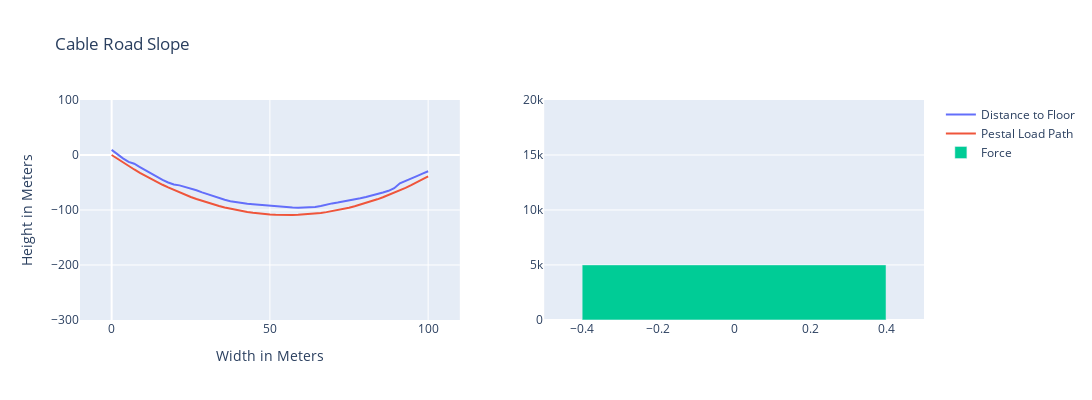

Notebook source saved alongside this figure:
### Markdown cell above
#### <a id='toc1_1_1_4_'></a>[The Influence of Pulling Force on Slope](#toc0_)

### Code cell
from plotly.subplots import make_subplots

xmin, xmax, nx = 0.0, 100.0, 57
x = np.linspace(xmin, xmax, nx)

sample_cable_road.s_current_tension= 10
mechanical_computations.calculate_sloped_line_to_floor_distances(sample_cable_road)
y = sample_cable_road.sloped_line_to_floor_distances

fig = go.FigureWidget(make_subplots(rows=1, cols=2))
sloped_ltfd = fig.add_scatter(x=x,
                      y=y, name="Distance to Floor")
sloped_ltfd_pestal = fig.add_scatter(x=x,
                      y=y, name="Pestal Load Path")


force = 5000
fig.add_trace(go.Bar(x=[0], y=[force], name="Force"),row=1, col=2)

fig.update_layout(title='Cable Road Slope',
                    xaxis_title='Width in Meters',
                    yaxis_title='Height in Meters',
                    yaxis=dict(range=[-300, 100]),
                    xaxis=dict(range=[-10,110]),
                    yaxis2=dict(range=[-10,20000]),
                    width=1200,height=400)

gif = GIF()

@capture(gif)
@interact(force=(0, 20000, 100))
def update(force=5000):
    sample_cable_road.s_current_tension = force
    mechanical_computations.calculate_sloped_line_to_floor_distances(sample_cable_road)
    y = sample_cable_road.sloped_line_to_floor_distances
    fig.data[0].y = y

    y_x_deflections_pestal = np.asarray([
        mechanical_computations.pestal_load_path(
            sample_cable_road, point
        )
        for point in sample_cable_road.points_along_line
    ])

    fig.data[1].y=-y_x_deflections_pestal
    fig.data[2].y=[force]
    fig.show()
    # return fig

# fig.write_html("02_Figures/Cable_Road_Slope.html")
fig.show("notebook_connected")

### Figure 1 — Plotly figure (JSON) as saved in the notebook; plotly's stock layout.template omitted (floating-point values rounded to 4 significant figures)
{"data": [{"name": "Distance to Floor", "type": "scatter", "uid": "6875ca7b-1d05-40a1-85c9-0e505e3d057e", "x": [0, 1.786, 3.571, 5.357, 7.143, 8.929, 10.71, 12.5, 14.29, 16.07, 17.86, 19.64, 21.43, 23.21, 25, 26.79, 28.57, 30.36, 32.14, 33.93, 35.71, 37.5, 39.29, 41.07, 42.86, 44.64, 46.43, 48.21, 50, 51.79, 53.57, 55.36, 57.14, 58.93, 60.71, 62.5, 64.29, 66.07, 67.86, 69.64, 71.43, 73.21, 75, 76.79, 78.57, 80.36, 82.14, 83.93, 85.71, 87.5, 89.29, 91.07, 92.86, 94.64, 96.43, 98.21, 100], "y": [9.343, 1.385, -6.184, -12.44, -15.9, -21.86, -28.1, -34.16, -39.95, -45.37, -49.92, -53.69, -55.24, -57.89, -60.89, -64.1, -67.89, -71.63, -75.22, -78.45, -81.47, -83.93, -85.89, -87.51, -88.65, -89.35, -90.41, -91.15, -92.28, -93.32, -94.23, -95.0, -95.57, -95.8, -95.59, -95.24, -94.63, -92.88, -90.08, -87.99, -86.33, -84.75, -82.88, -80.8, -78.66, -76.39, -73.94, -71.18, -68.23, -65.14, -60.35, -51.4, -46.6, -42.41, -38.3, -34.01, -29.47, -24.56, -19.46, -14.11, -7.429, 2.684, 9.873, 11.0]}, {"name": "Pestal Load Path", "type": "scatter", "uid": "021a5a1d-05c1-4432-af46-ab3633f90d6e", "x": [0, 1.786, 3.571, 5.357, 7.143, 8.929, 10.71, 12.5, 14.29, 16.07, 17.86, 19.64, 21.43, 23.21, 25, 26.79, 28.57, 30.36, 32.14, 33.93, 35.71, 37.5, 39.29, 41.07, 42.86, 44.64, 46.43, 48.21, 50, 51.79, 53.57, 55.36, 57.14, 58.93, 60.71, 62.5, 64.29, 66.07, 67.86, 69.64, 71.43, 73.21, 75, 76.79, 78.57, 80.36, 82.14, 83.93, 85.71, 87.5, 89.29, 91.07, 92.86, 94.64, 96.43, 98.21, 100], "y": [0, -6.919, -13.61, -20.08, -26.32, -32.33, -38.12, -43.68, -49.02, -54.13, -59.01, -63.67, -68.1, -72.3, -76.28, -80.03, -83.55, -86.85, -89.92, -92.77, -95.39, -97.78, -99.95, -101.9, -103.6, -105.1, -106.4, -107.4, -108.2, -108.8, -109.1, -109.3, -109.2, -108.9, -108.3, -107.5, -106.5, -105.3, -103.8, -102.2, -100.3, -98.13, -95.77, -93.18, -90.37, -87.33, -84.07, -80.58, -76.86, -72.92, -68.75, -64.35, -59.73, -54.88, -49.81, -44.51, -38.98, -33.23, -27.25, -21.04, -14.61, -7.951, -1.066, 0]}, {"name": "Force", "type": "bar", "uid": "3991f9b4-b9a0-4ff8-9662-377da874fffc", "x": [0], "xaxis": "x2", "y": [5000], "yaxis": "y2"}], "layout": {"height": 400, "title": {"text": "Cable Road Slope"}, "width": 1200, "xaxis": {"anchor": "y", "domain": [0, 0.45], "range": [-10, 110], "title": {"text": "Width in Meters"}}, "xaxis2": {"anchor": "y2", "domain": [0.55, 1]}, "yaxis": {"anchor": "x", "domain": [0, 1], "range": [-300, 100], "title": {"text": "Height in Meters"}}, "yaxis2": {"anchor": "x2", "domain": [0, 1], "range": [-10, 20000]}}}
